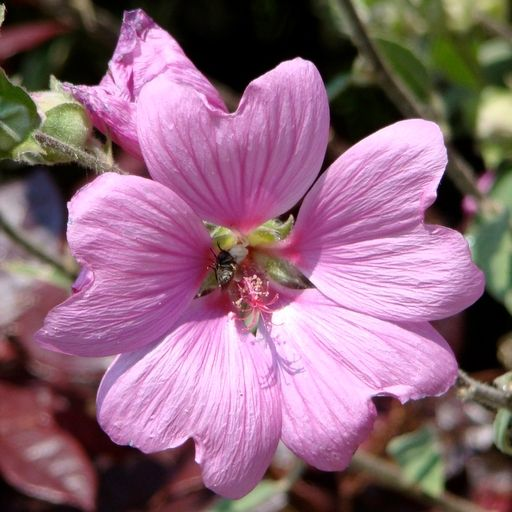
#> input picture DIP_LAB/Solve_of_Qs_2/flower.bmp, 512 x 512 px
$ jupyter execute 2C.ipynb
#> lines starting #> are read from the running program, lines starting #| are printed output that depends on the picture; after the words box and inside, x2 and y2 are one past the last pixel; in counts of white or black regions, pixels touching at a corner belong together
[cell 1]
import cv2
import matplotlib.pyplot as plt
import numpy as np

[cell 2]
img = cv2.imread("flower.bmp", cv2.IMREAD_GRAYSCALE)
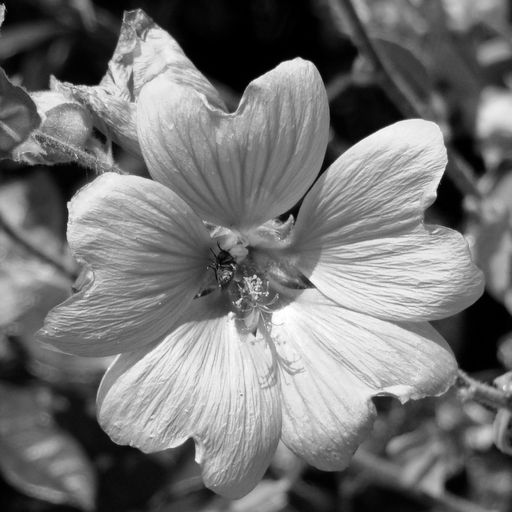
#> img: shape (512, 512); min 0, max 255, mean 116.6
plt.imshow(img,cmap='gray')

x = np.asarray(img)
print(x)
#> (printed output is left out)

[cell 3]
imageSet = []

imageSet.append(x)

for i in range(8):
    arr2d = []
    for j in range(len(x)):
        arr = []
        for k in range(len(x[j])):
            arr.append((x[j,k]&(1<<i)))
        arr2d.append(arr)
    temp = np.asarray(arr2d)
    imageSet.append(temp)
#> after the loop, imageSet = 9 items

for i in range(len(imageSet)):
    img_name = str(i) + ".bmp"
    cv2.imwrite(img_name, imageSet[i])
#> this loop made 9 passes
#> img_name on passes 1 to 9: '0.bmp', '1.bmp', '2.bmp', '3.bmp', '4.bmp', '5.bmp', '6.bmp', '7.bmp', '8.bmp'
#> pass 2, `cv2.imwrite(img_name, imageSet[i])`:
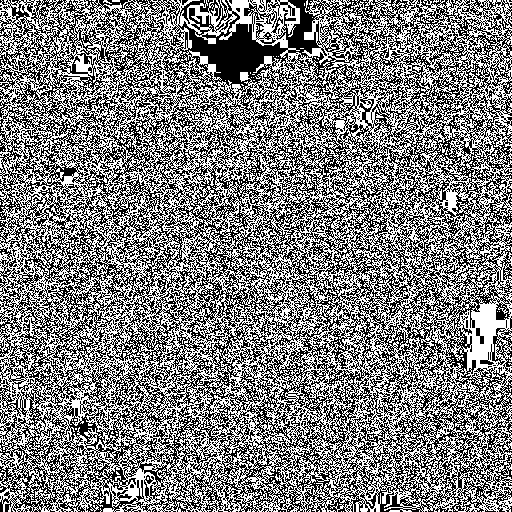
#> saved as 1.bmp: shape (512, 512); values 0 (black) and 1 (white), 49.9% white in thin lines or dots

[cell 4]
def displayImage(imageSet):
    plt.figure(figsize=(10,10))
    for i in range(9):
        plt.subplot(3,3,i+1)
        plt.imshow(imageSet[i], cmap='gray')
        if i == 0:
            plt.title("Original Image")
        else :
            plt.title(f"For bit {i}")
    plt.show()
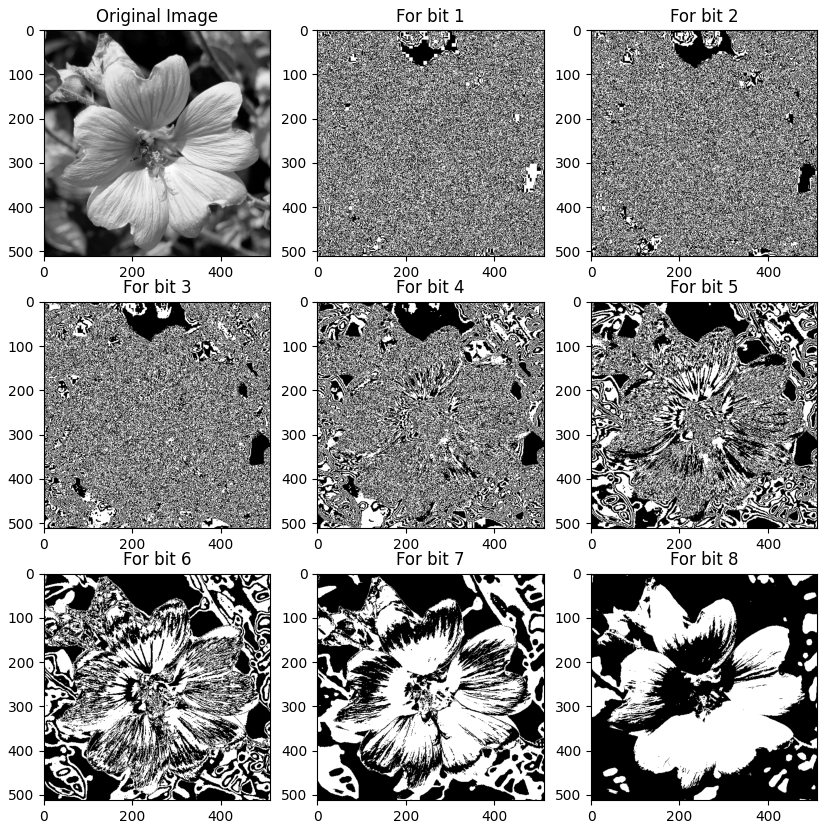
#> figure drawn by matplotlib, 9 panels
    plt.tight_layout()

[cell 5]
displayImage(imageSet)

Print From LSB

[cell 6]
array = imageSet[1]
plt.figure(figsize=(10,10))

for i in range(9):

    if i>0:
        for j in range(len(imageSet[i])):
            arr = imageSet[i]
            for k in range(len(arr[j])):
                array[j,k] = array[j,k] | arr[j,k]
        plt.subplot(3,3,i+1)
        plt.imshow(array, cmap='gray')
        plt.title(f"After adding bit {i}")
    else:
        plt.subplot(3,3,i+1)
        plt.imshow(imageSet[0], cmap='gray')
        plt.title("Original Image")
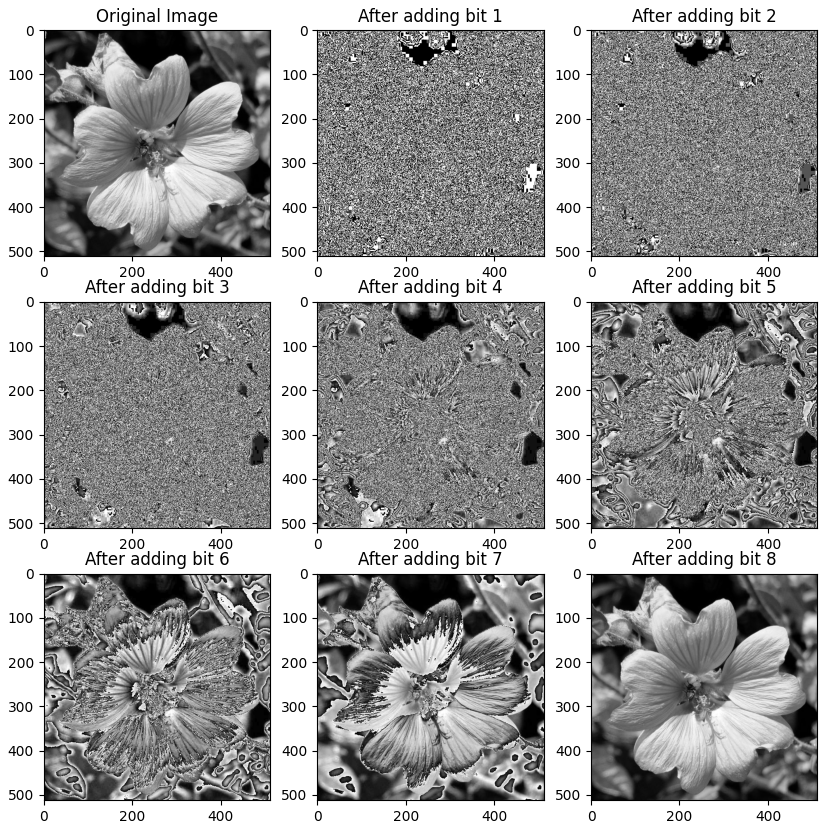
#> figure drawn by matplotlib, 9 panels

From MSB

[cell 7]
plt.figure(figsize=(10,10))

plt.subplot(3,3,1)
plt.imshow(x, cmap='gray')
plt.title("Original Image")

imageSet = imageSet[::-1]
array = imageSet[0]
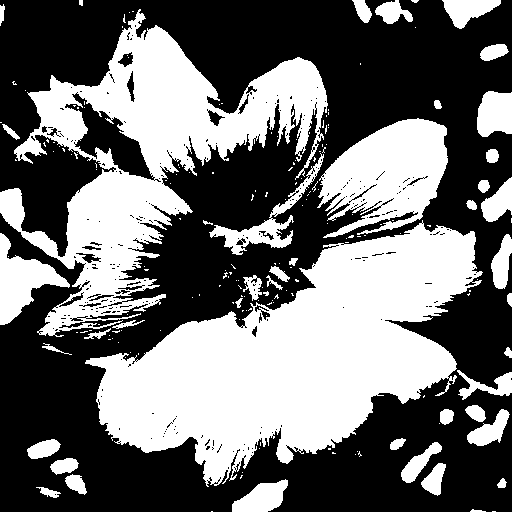
#> array: shape (512, 512) int64; values 0 (black) and 128 (white), 43.1% white; 190 white regions (146 under 20 px), largest, box (x1, y1, x2, y2) and area: (85, 220, 483, 487) 51410, (0, 9, 328, 337) 34724, (317, 118, 448, 238) 9678
for i in range(8):
    for j in range(len(imageSet[i])):
        arr = imageSet[i]
        for k in range(len(arr[j])):
            array[j,k] = array[j,k] | arr[j,k]
    plt.subplot(3,3,i+2)
    plt.imshow(array, cmap='gray')
    plt.title(f"after adding bit{8-i}")
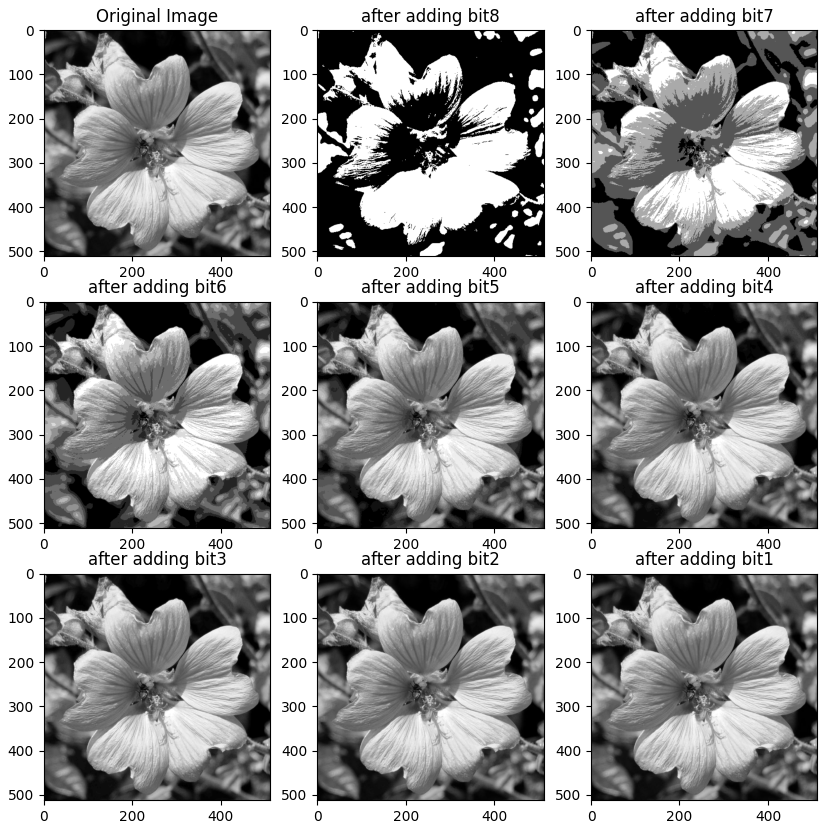
#> figure drawn by matplotlib, 9 panels
